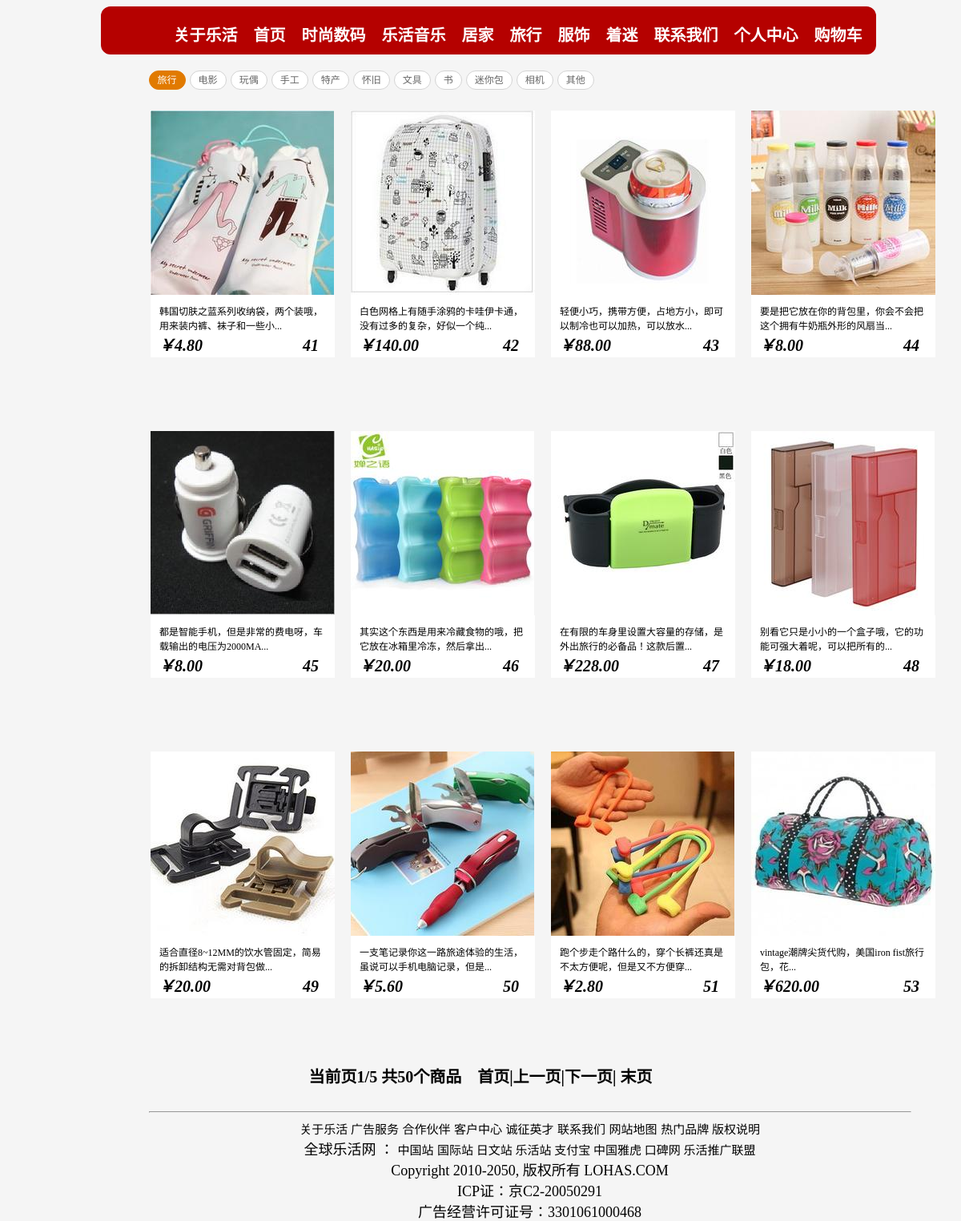
/home/lvlist.php, run on the app's committed database.
### tables this page shows
CREATE TABLE `type` (
  `id` int(11) NOT NULL auto_increment,
  `name` varchar(32) default NULL,
  `pid` int(11) default '0',
  `path` varchar(255) default NULL,
  PRIMARY KEY  (`id`)
);

CREATE TABLE `goods` (
  `id` int(11) NOT NULL auto_increment,
  `typeid` varchar(20) default NULL,
  `goods` varchar(32) default NULL,
  `company` varchar(50) default NULL,
  `descr` text,
  `price` double(15,2) default NULL,
  `picname` varchar(255) default NULL,
  `state` tinyint(1) default '1',
  `store` int(11) default '0',
  `num` int(11) default '0',
  `clicknum` int(11) default '0',
  `addtime` int(11) default '0',
  PRIMARY KEY  (`id`)
);

### home/lvlist.php (the view, shortened to what this page needs)
<?php
	$link=mysql_connect(HOST,USER,PASS) or die("数据库连接失败！原因是：".mysql_erroe());
?>
<!DOCTYPE html PUBLIC "-//W3C//DTD XHTML 1.0 Transitional//EN" "http://www.w3.org/TR/xhtml1/DTD/xhtml1-transitional.dtd">
<html>
	<head>
	<link rel="stylesheet" href="2.css" type="text/css">
	</head>
	<body bgcolor='whitesmoke'>
		<div style="width:80%;height:40px;background-color:#B50100;border:10px solid #b50100;margin-left:10%;border-radius:12px 12px 12px 12px;">
			<ul>
				<li style='float:left;'><a href=""><span style='font-size:20px;font-weight:bolder;line-height:20px;color:white;'>关于乐活</span></a></li>
				<li style='float:left;margin-left:20px;'><a href="index.php"><span style='font-size:20px;font-weight:bolder;line-height:20px;color:white;'>首页</span></a></li>
				<li style='float:left;margin-left:20px;'><a href=""><span style='font-size:20px;font-weight:bolder;line-height:20px;color:white;'>时尚数码</span></a></li>
				<li style='float:left;margin-left:20px;'><a href=""><span style='font-size:20px;font-weight:bolder;line-height:20px;color:white;'>乐活音乐</span></a></li>
				<li style='float:left;margin-left:20px;'><a href=""><span style='font-size:20px;font-weight:bolder;line-height:20px;color:white;'>居家</span></a></li>
				<li style='float:left;margin-left:20px;'><a href="lvlist.php"><span style='font-size:20px;font-weight:bolder;line-height:20px;color:white;'>旅行</span></a></li>
				<li style='float:left;margin-left:20px;'><a href=""><span style='font-size:20px;font-weight:bolder;line-height:20px;color:white;'>服饰</span></a></li>
				<li style='float:left;margin-left:20px;'><a href="list.php"><span style='font-size:20px;font-weight:bolder;line-height:20px;color:white;'>着迷</span></a></li>
				<li style='float:left;margin-left:20px;'><a href=""><span style='font-size:20px;font-weight:bolder;line-height:20px;color:white;'>联系我们</span></a></li><a name='top'>
				<li style='float:left;margin-left:20px;'><a href="selfcenter.php" target="_blank"><span style='font-size:20px;font-weight:bolder;line-height:20px;color:white;'>个人中心</span></a></li><a name='top'>
				<li style='float:left;margin-left:20px;'><a href="showCart.php"><span style='font-size:20px;font-weight:bolder;line-height:20px;color:white;'>购物车</span></a></li><a name='top'>
			</ul>
		</div>
		<div class="list-filter-category" style='width:980px;height:10px;'>
			<a class="tag curr" href="">旅行</a>
			<?php
					$sql="select * from type where pid=6";
					$result=mysql_query($sql,$link);
					if(mysql_num_rows($result)>0){
						while($row=mysql_fetch_assoc($result)){
						echo "<a class='tag'  href='doselectlv.php?id={$row['id']}'>{$row['name']}</a>";
						}
					}
			?>
			<a class="tag"  href="">相机</a>
			<a class="tag"  href="">其他</a>
		</div>
			<br>
			<?php
			$page=isset($_GET['p'])?$_GET['p']:1;
			$pagesize=12;
			$sql="select count(*) from goods where state=2 and typeid in ( select id from type where pid=4)";
			$result=mysql_query($sql,$link);
			$maxrows=@mysql_result($result,0,0);
			$maxpage=ceil($maxrows/$pagesize);
			$limit=" limit ".($page-1)*$pagesize.",".$pagesize;
				 $sql="select * from goods where state=2 and typeid in( select id from type where pid=4)".$limit;
				 $result=mysql_query($sql,$link);
			if($result){
			while($row = mysql_fetch_assoc($result)){
				$rest =mb_substr($row['descr'],0,30,utf8);
				echo "<div class='content' style='background-color:whitesmoke;z-index:2;width:1000px;
					height:;margin-left:170px;'>";
					echo "<div  class='list-outline'>";
					echo	"<div class='photo'>";
					echo		"<a href='article.php?id={$row['id']}' target=_blank><img src='./include/image/m_{$row['picname']}'></a>";
					echo	"</div>";
					echo	"<div class='text'>";
					echo		"<a href='article.php?id={$row['id']}' target=_blank>{$rest}...</a>";
					echo	"</div>";
					echo	"<div class='bottom-outline'>";
					echo		"<span class='price'>";
					echo			"<i>￥</i>";
					echo				"<em>{$row['price']}</em>";
					echo		"</span>";
					echo		"<span class='pid'>";
					echo			"<em>{$row['id']}</em>";
					echo 		"</span>";
					echo	"</div>";
					echo "</div>";
				echo  "</div>";
				}}
		echo "<div class='fenye'>";
		echo "当前页{$page}/{$maxpage}  共{$maxrows}个商品";
		echo "<a href='lvlist.php?p=1'>首页|</a>";
		echo "<a href='lvlist.php?p=".($page-1)."'>上一页|</a>";
		echo "<a href='lvlist.php?p=".($page+1)."'>下一页|</a>";
		echo " <a href='lvlist.php?p={$maxpage}'>末页</a> ";
		echo "</div>";
			?>
		<br><br><br><br>
		<div class="bottom" style=''>
			<hr width="950">
			<div class="fontcolor_blue" align="center">
			<a href="#">关于乐活 广告服务</a>
			<a href="#">合作伙伴</a>
			<a href="#">客户中心</a>
			<a href="#">诚征英才</a>
			<a href="#">联系我们</a>
			<a href="#">网站地图</a>
			<a href="#">热门品牌 版权说明</a>
			</div>
			<div align="center">
			全球乐活网 ：
			<a href="#">中国站</a>
			<a href="#">国际站 日文站 乐活站 支付宝 中国雅虎 口碑网  乐活推广联盟 </a>
			</div>
			<div align="center">Copyright 2010-2050, 版权所有 LOHAS.COM</div>
			<div class="fontcolor_blue" align="center">ICP证：京C2-20050291</div>
			<div align="center">广告经营许可证号：3301061000468</div>
		</div>
	</body>
</html>

### home/2.css (style rules this page uses)
body { z-index:2; }
a { text-decoration:none; }

### home/lvlist.php (style rules this page uses)
li { list-style:none;float:left;margin-left:40px; }
span { font-size:20px;font-weight:bolder;line-height:10px;color:white; }
a { text-decoration:none;color:black;font-size:12px; }
.list-outline { width:230px;height:380px;border:10px solid whitesmoke;z-index:2;float:left; }
.photo { width:230px;height:230px; }
.text { border:1px solid white;font-family:'微软雅黑';margin-top:0px;padding:10px;background-color:white;z-index:2; }
.bottom-outline { ;margin-top:0px;background-color:white;z-index:2;height:20px;width:230px; }
.bottom-outline .price { float:left;margin-left:10px;margin-top:0px;color:black; }
.bottom-outline .pid { float:right;margin-right:20px;margin-top:0px;color:black; }
.fenye { width:100%;height:50px;font-size:20px;font-weight:bolder;text-align:center;float:left;z-index:2; }
.fenye a { font-size:20px;font-weight:bolder; }
.bottom { float:left;text-align:center;margin-left:15%;font-size:18px; }
.bottom a { font-size:15px; }
.list-filter-category { margin-left:15%; padding: 20px 0 12px; }
.list-filter-category .tag, .list-filter-category .tag:link, .list-filter-category .tag:visited { background-color: #FFFFFF; border: 1px solid #D3D3D3; border-radius: 12px 12px 12px 12px; color: #666666; float: left; height: 22px; line-height: 22px; margin: 0 5px 8px 0; padding: 0 10px; white-space: nowrap; }
.list-filter-category .curr:link, .list-filter-category .curr:visited, .list-filter-category .curr:hover { background-color: #E17A00; border-color: #E17A00; color: #FFFFFF; }

### data on the page
type: name "电影"
type: name "玩偶"
type: name "手工"
type: name "特产"
type: name "怀旧"
type: name "文具"
type: name "书"
type: name "迷你包"
goods: picname (picture), descr "韩国切肤之蓝系列收纳袋，两个装哦， 用来装内裤、袜子和一些小", price "4.80", id "41"
goods: picname (picture), descr "白色网格上有随手涂鸦的卡哇伊卡通，没有过多的复杂，好似一个纯", price "140.00", id "42"
goods: picname (picture), descr "轻便小巧，携带方便，占地方小，即可以制冷也可以加热，可以放水", price "88.00", id "43"
goods: picname (picture), descr "要是把它放在你的背包里，你会不会把这个拥有牛奶瓶外形的风扇当", price "8.00", id "44"
goods: picname (picture), descr "都是智能手机，但是非常的费电呀，车载输出的电压为2000MA", price "8.00", id "45"
goods: picname (picture), descr "其实这个东西是用来冷藏食物的哦，把它放在冰箱里冷冻，然后拿出", price "20.00", id "46"
goods: picname (picture), descr "在有限的车身里设置大容量的存储，是外出旅行的必备品！这款后置", price "228.00", id "47"
goods: picname (picture), descr "别看它只是小小的一个盒子哦，它的功能可强大着呢，可以把所有的", price "18.00", id "48"
goods: picname (picture), descr "适合直径8~12MM的饮水管固定，简易的拆卸结构无需对背包做", price "20.00", id "49"
goods: picname (picture), descr "一支笔记录你这一路旅途体验的生活，虽说可以手机电脑记录，但是", price "5.60", id "50"
goods: picname (picture), descr "跑个步走个路什么的，穿个长裤还真是不太方便呢，但是又不方便穿", price "2.80", id "51"
goods: picname (picture), descr "vintage潮牌尖货代购，美国iron fist旅行包，花", price "620.00", id "53"

### other printed values
$page "1"
$maxpage "5"
$maxrows "50"
